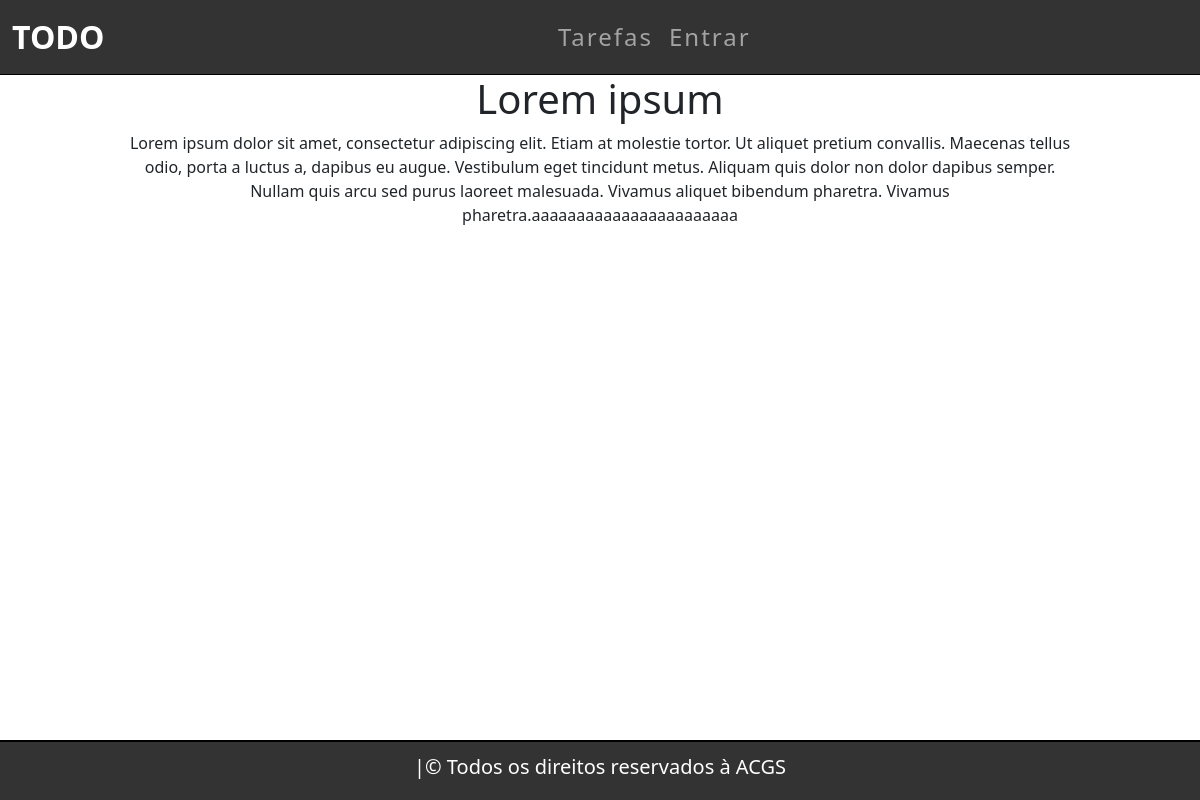
/tarefa/5, run on the app's committed database.
### tarefas/models.py (models this page shows, shortened)
class Tarefa(models.Model):
    titulo = models.CharField(max_length=255)
    descricao = models.TextField()
    create_at = models.DateTimeField(auto_now_add=True)
    update_at = models.DateTimeField(auto_now_add=True)

### tarefas/views.py (the view)
# urls.py: path('tarefa/<int:id>', views.tarefaView, name='tarefa-view'),
def tarefaView(request, id):
    tarefa = get_object_or_404(Tarefa, pk= id)
    return render(request, 'tarefas/view_tarefa.html', {'tarefa': tarefa})

### templates/tarefas/view_tarefa.html (shortened to what this page needs)
{% extends 'base.html'%}
{% block content %}
<div class="list-div">
    <h1>{{tarefa.titulo}}</h1>
    <p>{{tarefa.descricao}}</p>
</div>
{%endblock%}

### tarefas/static/css/style.css (style rules this page uses)
body { margin: 0 !important; padding: 0 !important; }
.list-div { margin-left: 10% !important; margin-right: 10% !important; text-align: center !important; }

### data on the page
Tarefa: titulo "Lorem ipsum", descricao "Lorem ipsum dolor sit amet, consectetur adipiscing elit. Etiam at molestie tortor. Ut aliquet pretium convallis. Maecenas tellus odio, porta a luctus a, dapibus eu augue. Vestibulum eget tincidunt metus. Aliquam quis dolor non dolor dapibus semper. Nullam quis arcu sed purus laoreet malesuada. Vivamus aliquet bibendum pharetra. Vivamus pharetra.aaaaaaaaaaaaaaaaaaaaaaa"
